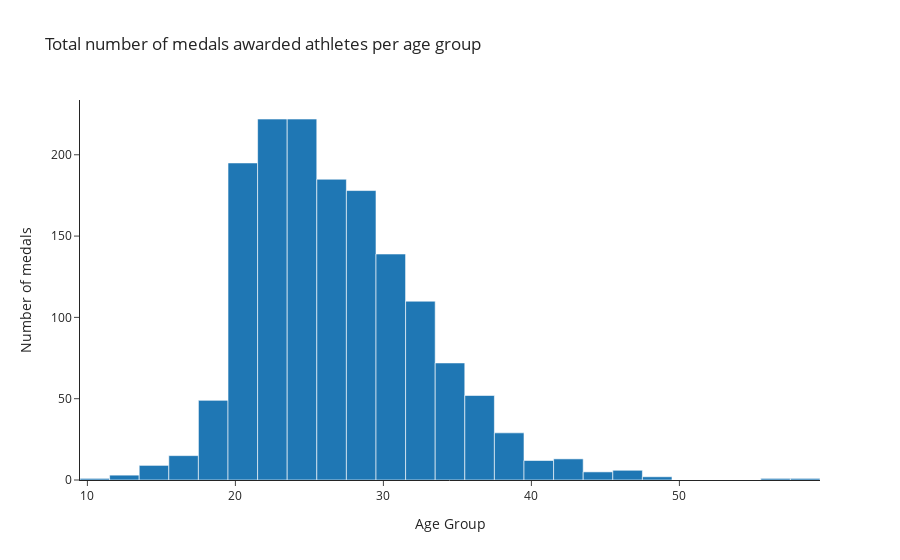

Write notebook code for a chart like this one.
### Code cell
fig = px.histogram(
    age_count,
    x=age_count.index,
    y=age_count.values,
    nbins=len(age_count.index),
    labels={
        "Age": "Age Group", 
        "sum of y": "Number of Athletes"
    },
    title="Total number of medals awarded athletes per age group",
    template="simple_white",
)

fig.update_traces(hovertemplate=None)
fig.update_layout(hovermode="x")
fig.update_layout(yaxis_title="Number of medals")

### Figure 1 — Plotly figure (JSON) as saved in the notebook; plotly's stock layout.template omitted (floating-point values rounded to 4 significant figures)
{"data": [{"alignmentgroup": "True", "bingroup": "x", "histfunc": "sum", "legendgroup": "", "marker": {"color": "#1F77B4", "pattern": {"shape": ""}}, "name": "", "nbinsx": 40, "offsetgroup": "", "orientation": "v", "showlegend": false, "type": "histogram", "x": [25, 23, 21, 26, 24, 22, 29, 27, 28, 20, 31, 30, 33, 32, 34, 19, 35, 37, 36, 38, 18, 39, 17, 43, 40, 16, 14, 46, 41, 42, 15, 45, 44, 49, 12, 47, 11, 59, 57, 13], "xaxis": "x", "y": [126, 126, 116, 98, 96, 96, 96, 87, 82, 79, 75, 64, 63, 47, 44, 32, 28, 27, 25, 18, 17, 11, 9, 8, 7, 6, 6, 5, 5, 5, 3, 3, 2, 2, 2, 1, 1, 1, 1, 1], "yaxis": "y"}], "layout": {"barmode": "relative", "hovermode": "x", "legend": {"tracegroupgap": 0}, "title": {"text": "Total number of medals awarded athletes per age group"}, "xaxis": {"anchor": "y", "domain": [0, 1], "title": {"text": "Age Group"}}, "yaxis": {"anchor": "x", "domain": [0, 1], "title": {"text": "Number of medals"}}}}
